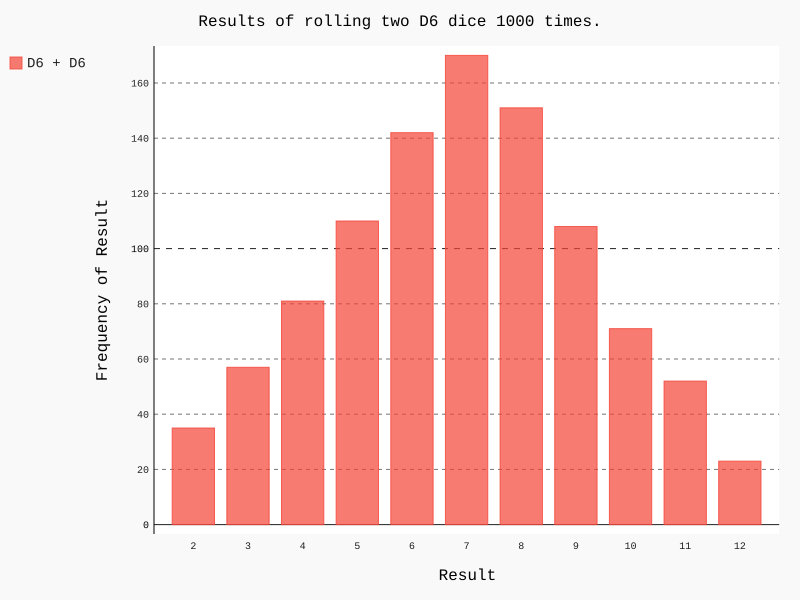

Reproduce this figure in Python.
import pygal
from die import Die

# 创建两个D6骰子
die_1 = Die()
die_2 = Die()

# 掷几次骰子，并将结果存储在一个列表中
results = []

for roll_num in range(1000):
    result = die_1.roll() + die_2.roll()
    results.append(result)

# 分析结果
frequencies = []
max_result = die_1.num_sides + die_2.num_sides
# range是左闭右开的
for value in range(2, max_result+1):
    frequency = results.count(value)
    frequencies.append(frequency)

# 对结果进行可视化
hist = pygal.Bar()

hist.title = "Results of rolling two D6 dice 1000 times."
hist.x_labels = ['2', '3', '4', '5', '6', '7', '8', '9', '10', '11', '12']
hist.x_title = "Result"
hist.y_title = "Frequency of Result"

hist.add('D6 + D6', frequencies)
hist.render_to_file('dice_visual.svg')
